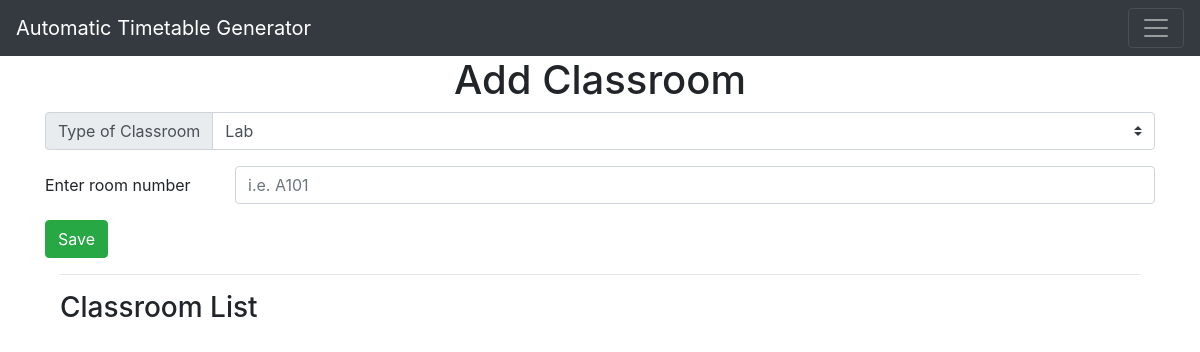
/add-classroom, run on an earlier commit of the app's database.
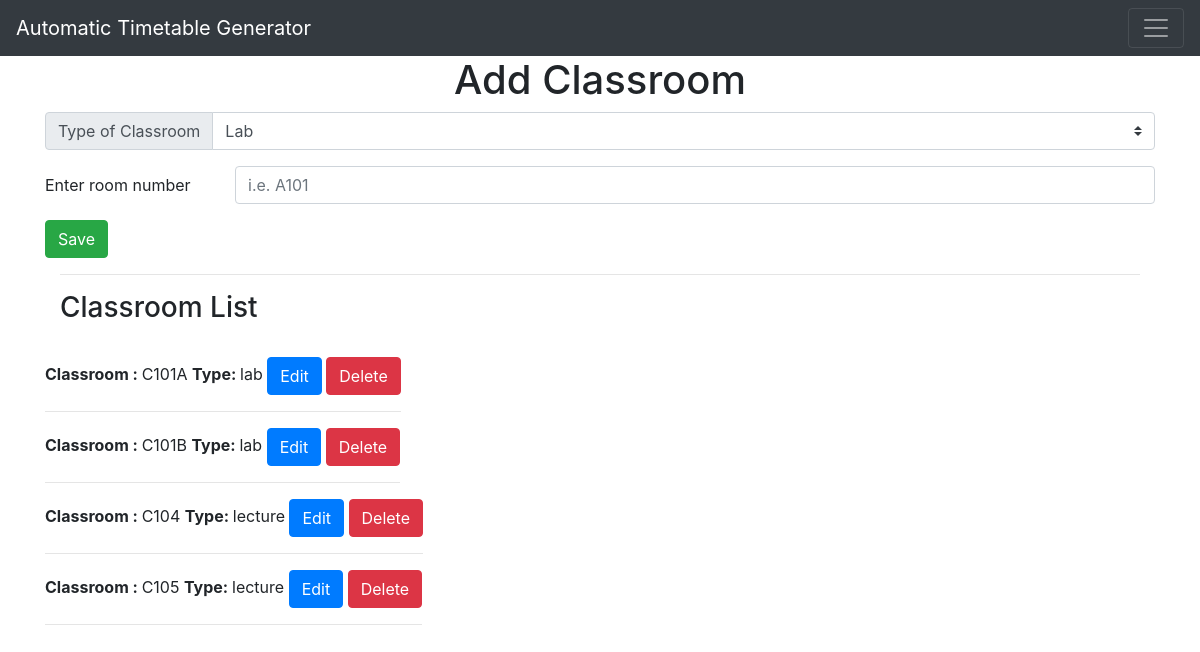
And on a later commit of the database.
### app.py (models this page shows, shortened)
class Classroom(db.Model):
    class_id = db.Column(db.Integer, primary_key=True)
    class_type = db.Column(db.String(40), nullable=False)
    class_number = db.Column(db.String(40), nullable=False)

### app.py (the view)
@app.route('/add-classroom', methods=['GET','POST'])
def add_classroom():
    if request.method == "POST":
        class_type = request.form.get('classroomtype')
        class_number = request.form['class_number']
        new_class = Classroom(class_type=class_type, class_number=class_number)
        db.session.add(new_class) # added for this session only
        db.session.commit() # added permanently
        return redirect('/add-classroom')
    else:
        all_classroom = Classroom.query.order_by(Classroom.class_id).all()
        return render_template('add-classroom.html', classrooms = all_classroom) # to use in loops

### templates/add-classroom.html (shortened to what this page needs)
{% extends 'base.html' %}
{% block body %}
<div class="container">
    <h1 style="text-align:center">Add Classroom</h1>
</div>
<form action="/add-classroom" method="post">
    <div class="input-group mb-3">
      <div class="input-group-prepend">
        <label class="input-group-text" for="classroomtype">Type of Classroom</label>
      </div>
      <select class="custom-select" name="classroomtype" id="classroomtype">
        <option value="lab">Lab</option>
      </select>
    </div>
    <div class="form-group row">
    <label for="class_number" class="col-sm-2 col-form-label">Enter room number</label>
    <div class="col-sm-10">
      <input type="text" class="form-control" name="class_number" id="class_number" placeholder="i.e. A101" required>
    </div>
  </div>
  <div>
      <button class="btn btn-success" type="submit">Save</button>
  </div>
</form>
<div class="container">
    <hr>
    <h3>Classroom List</h3>
    <br>
    {% for classroom in classrooms %}
        <div class="row">
            <div class="column">
                <b>Classroom : </b>{{classroom.class_number}}
                <b>Type: </b> {{classroom.class_type}}
                <a class="btn btn-primary" href="/edit/classroom/{{classroom.class_id}}" >Edit</a>
                <a class="btn btn-danger" href="/delete/classroom/{{classroom.class_id}}">Delete</a>
                <hr>
            </div>
        </div>
    {% endfor %}
</div>
{% endblock %}

### templates/base.html (shortened to what this page needs)
<!DOCTYPE html>
<html lang="en" dir="ltr">
    <head>
        <link rel="stylesheet" href="{{ url_for('static', filename='css/main.css') }}">
        <link rel="stylesheet" href="https://cdn.jsdelivr.net/npm/bootstrap@4.5.3/dist/css/bootstrap.min.css">
    </head>
    <body>
        <nav class="navbar navbar-dark bg-dark">
    <a class="navbar-brand" href="/">Automatic Timetable Generator</a>
    <button class="navbar-toggler" type="button" data-toggle="collapse" data-target="#navbarsExample01" aria-controls="navbarsExample01" aria-expanded="false" aria-label="Toggle navigation">
        <span class="navbar-toggler-icon"></span>
    </button>
</nav>
        <div class="container">
            {% block body %} {% endblock %}
        </div>
    </body>
</html>

### static/css/main.css (style rules this page uses)
body { font-family: Helvetica; }

What changed in the data, as far as the page shows it:
added Classroom: class_number "C101A", class_type "lab"
added Classroom: class_number "C101B", class_type "lab"
added Classroom: class_number "C104", class_type "lecture"
added Classroom: class_number "C105", class_type "lecture"
